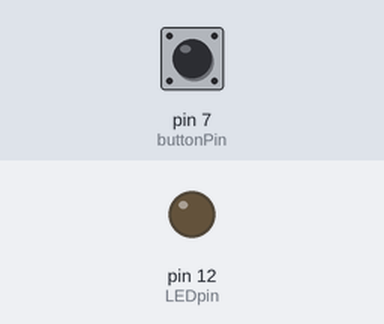
A sketch run on a simulated Arduino Uno, built with avr-gcc and run on an emulated ATmega328P. Shown: output pins drawn as LEDs (lit = HIGH). Inputs (shaded band) come from the test bench; at power-on: pin 7 (buttonPin) LOW.

Above: at 1.2 s.
1.3 s: pin 7 (buttonPin) pulled HIGH for 0.15 s
At 2.0 s:
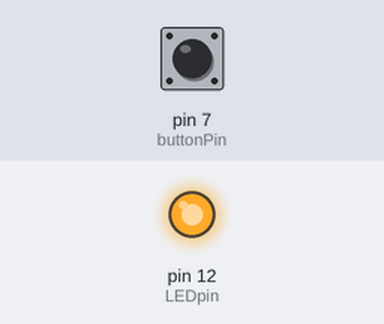
2.9 s: pin 7 (buttonPin) pulled HIGH for 1 s
At 3.2 s:
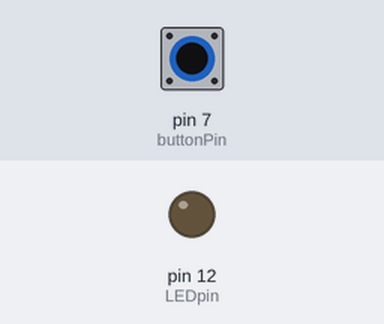
5.4 s: pin 7 (buttonPin) pulled HIGH for 3.2 s
At 6.3 s:
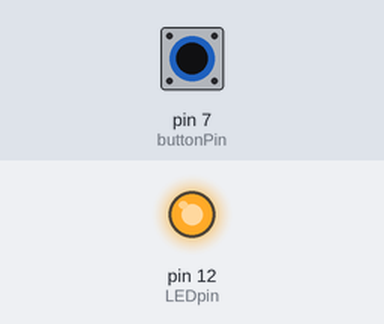
Timing chart, 0 to 8.4 s (numbered marks = the images above; inputs shaded):
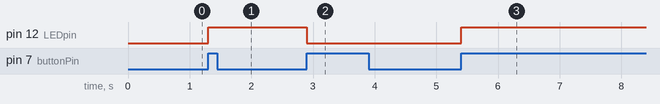

Measured:
- after the input at 1.3 s, pin 12 (LEDpin): LOW → HIGH at once
- after the input at 2.9 s, pin 12 (LEDpin): HIGH → LOW at once
- after the input at 5.4 s, pin 12 (LEDpin): LOW → HIGH at once

The sketch:

Project_16_TOGGLE_PushBottons.ino
```cpp
int buttonPin = 7;
int buttonNew;
int buttonOld = 1;
int LEDstate = 0;
int LEDpin = 12;


void setup() {
  // put your setup code here, to run once:
  Serial.begin(500000);

   pinMode(buttonPin,INPUT);
   pinMode(LEDpin,OUTPUT);

   }

void loop() {

  buttonNew = digitalRead(buttonPin);

  if(buttonNew == 1 && buttonOld == 0){

    if(LEDstate == 0){
      digitalWrite(LEDpin,HIGH);
      LEDstate = 1;
    }

    else{
      digitalWrite(LEDpin,LOW);
      delay(500);
      LEDstate = 0;
    }

  }

  buttonOld = buttonNew;


}
```
